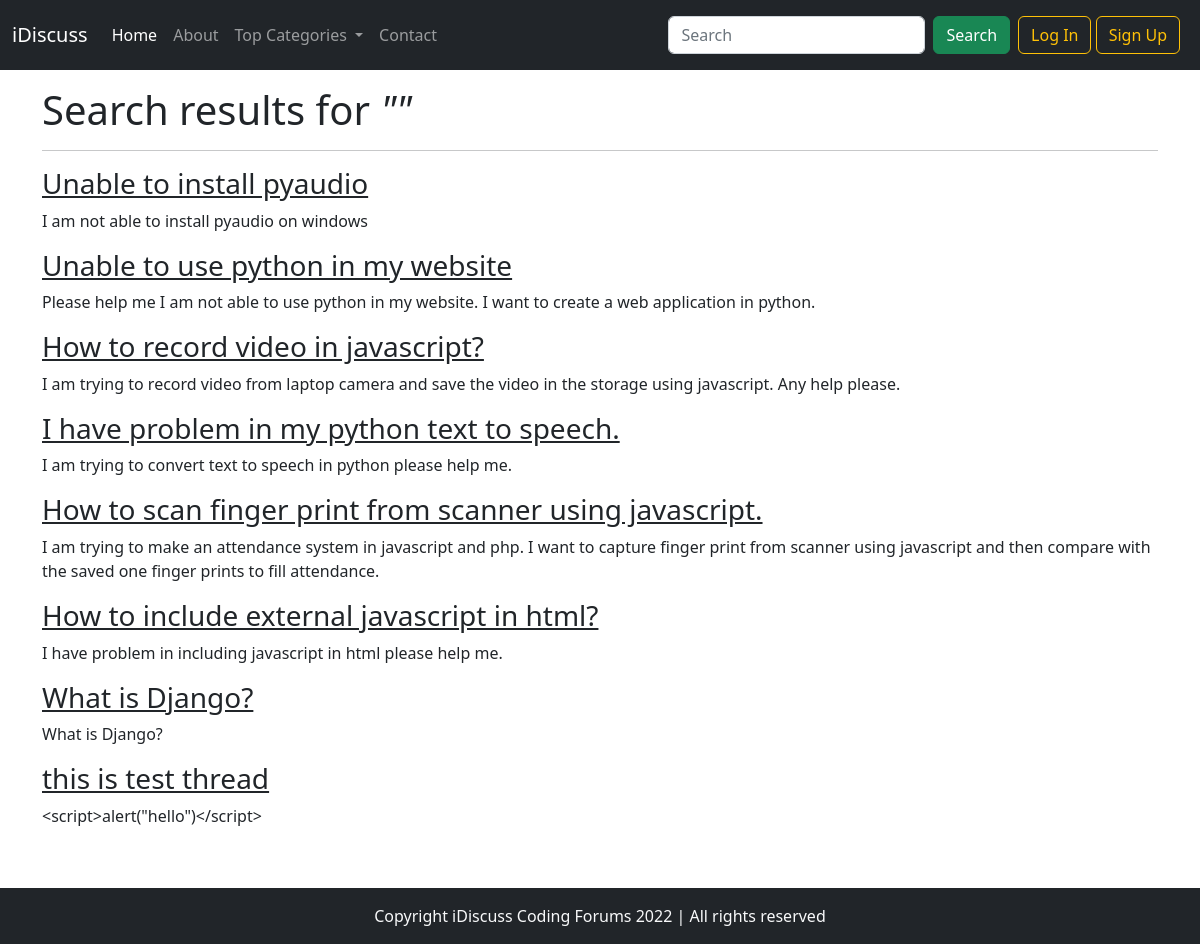
Screenshot of /search.php with the database file from the repository.
### tables this page shows
CREATE TABLE `threads` (
  `thread_id` int(11) NOT NULL,
  `thread_title` varchar(255) NOT NULL,
  `thread_desc` text NOT NULL,
  `thread_cat_id` int(11) NOT NULL,
  `thread_user_id` int(11) NOT NULL,
  `timestamp` datetime NOT NULL DEFAULT current_timestamp()
);

### search.php (the view, shortened to what this page needs)
<?php
include 'partials/_dbconnect.php';
?>
<!DOCTYPE html>
<html lang="en">
<head>
    <link rel="stylesheet" href="bootstrap/css/bootstrap.min.css">
</head>
<body>
    <?php include 'partials/_header.php'; ?>
    <?php
    $search = $_GET['search'];
    $search = str_replace("<", "&lt;", $search);
    $search = str_replace(">", "&gt;", $search);
    ?>
    <div class="container my-3">
        <h1>Search results for <em>"<?php echo $search; ?>"</em></h1>
        <hr>
        <?php
        $sql = "SELECT * FROM `threads` WHERE `thread_title` LIKE '%$search%' OR `thread_desc` LIKE '%$search%'";
        $results = mysqli_query($conn, $sql);
        while ($row = mysqli_fetch_assoc($results)) {
            $title = $row['thread_title'];
            $desc = $row['thread_desc'];
            $thread_id = $row['thread_id'];
        ?>
            <div class="result">
                <h3><a href="/forum/thread.php?threadid=<?php echo $thread_id ?>" class="text-dark"><?php echo $title; ?></a></h3>
                <p><?php echo $desc; ?></p>
            </div>
        <?php
        }
        ?>
    </div>
    <?php include 'partials/_footer.php'; ?>
</body>
</html>

### rows the page displays
threads: thread_title "Unable to install pyaudio", thread_desc "I am not able to install pyaudio on windows"
threads: thread_title "Unable to use python in my website", thread_desc "Please help me I am not able to use python in my website. I want to create a web application in python."
threads: thread_title "How to record video in javascript?", thread_desc "I am trying to record video from laptop camera and save the video in the storage using javascript. Any help please."
threads: thread_title "I have problem in my python text to speech.", thread_desc "I am trying to convert text to speech in python please help me."
threads: thread_title "How to scan finger print from scanner using javascript.", thread_desc "I am trying to make an attendance system in javascript and php. I want to capture finger print from scanner using javascript and then compare with the saved one finger prints to fill attendance."
threads: thread_title "How to include external javascript in html?", thread_desc "I have problem in including javascript in html please help me."
threads: thread_title "What is Django?", thread_desc "What is Django?"
threads: thread_title "this is test thread", thread_desc "<script>alert(\"hello\")</script>"
